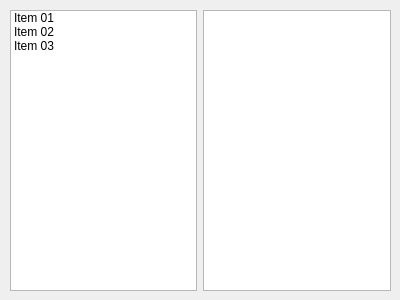
<?xml version="1.0" encoding="UTF-8"?>
<ui version="4.0">
 <class>DragDrop</class>
 <widget class="QWidget" name="DragDrop">
  <property name="geometry">
   <rect>
    <x>0</x>
    <y>0</y>
    <width>400</width>
    <height>300</height>
   </rect>
  </property>
  <property name="windowTitle">
   <string>Form</string>
  </property>
  <widget class="QWidget" name="">
   <property name="geometry">
    <rect>
     <x>10</x>
     <y>10</y>
     <width>381</width>
     <height>281</height>
    </rect>
   </property>
   <layout class="QHBoxLayout" name="horizontalLayout">
    <item>
     <widget class="QListWidget" name="listWidget">
      <item>
       <property name="text">
        <string>Item 01</string>
       </property>
      </item>
      <item>
       <property name="text">
        <string>Item 02</string>
       </property>
      </item>
      <item>
       <property name="text">
        <string>Item 03</string>
       </property>
      </item>
     </widget>
    </item>
    <item>
     <widget class="QListWidget" name="listWidget_2"/>
    </item>
   </layout>
  </widget>
 </widget>
 <resources/>
 <connections/>
</ui>
